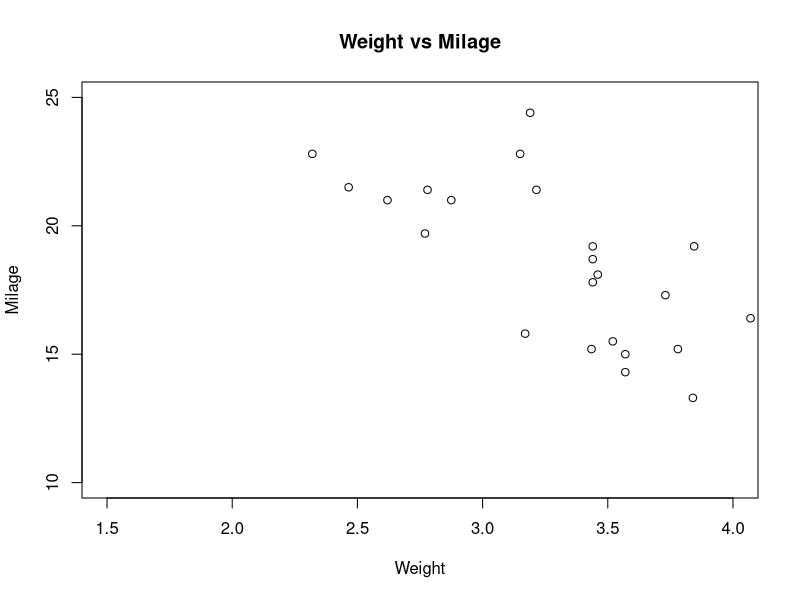

This figure's R source:
print('Data Visualization............!')
input <- mtcars[, c('wt', 'mpg')]
print(head(input))

# Get the input values.
input <- mtcars[, c('wt', 'mpg')]

# Plot the chart for cars with
# weight between 1.5 to 4 and
# mileage between 10 and 25.
plot(x = input$wt, y = input$mpg,
     xlab = "Weight",
     ylab = "Milage",
     xlim = c(1.5, 4),
     ylim = c(10, 25),	 
     main = "Weight vs Milage"
)
print("End of the code....")
